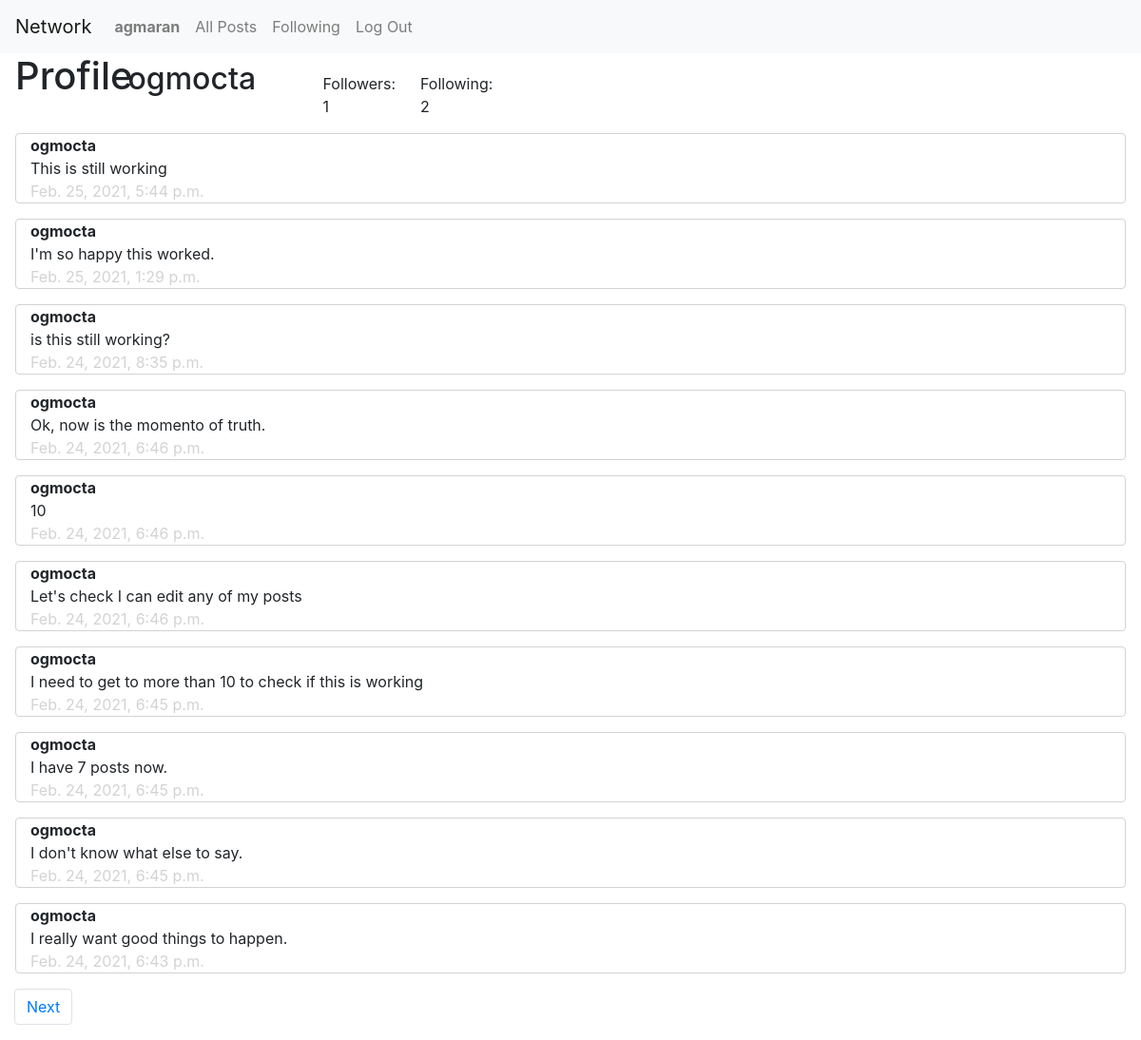
Page /1/ogmocta/profile (signed in) on the committed database.
### network/models.py (models this page shows, shortened)
class User(AbstractUser):
    pass

class Post(models.Model):
    poster = models.ForeignKey(
        User, on_delete=models.CASCADE, related_name="my_posts")
    content = models.TextField()
    timestamp = models.DateTimeField(auto_now_add=True)
    likes = models.ManyToManyField(
        User, related_name="liked_posts")

### network/views.py (the view)
# urls.py: path("<int:page_num>/<str:username>/profile", views.profile, name="profile"),
def profile(request, username, page_num):
    user = User.objects.get(username=username)
    followers = Follow.objects.filter(following=user)
    following = Follow.objects.filter(follower=user)
    button = "your_profile"
    if (request.user.is_authenticated):
        if (Follow.objects.filter(follower=request.user, following=user).count() == 1):
            button = "unfollow"
        elif request.user != user:
            button = "follow"
    else:
        button = "follow"
    posts = user.my_posts.all()
    posts = posts.order_by("-timestamp").all()
    post_paginator = Paginator(posts, 10)
    page = post_paginator.get_page(page_num)
    return render(request, "network/profile.html", {
        "user_profile": user,
        "followers": len(followers),
        "following": len(following),
        "page": page,
        "button": button
    })

### network/templates/network/profile.html (shortened to what this page needs)
{% extends "network/layout.html" %}
{% load static %}
{% block body %}
<div id="follow" class="row bottom">
    <h1 class="ml-3 mb-1 col-1">Profile</h1>
    <h2 class="ml-3 col-2">{{user_profile.username}}</h2>
    <div class="col-1" id="followers" data-followers={{followers}}>Followers: {{followers}}</div>
    <div class="col-1">Following: {{following}}</div>
</div>
<div id="my-posts">
    {% for post in page.object_list %}
    <div data-post={{post.id}} class="container col-12 post">
        <div class="username">{{post.poster}}</div>
        <div id="post{{post.id}}">{{post.content}}</div>
        <div class="timestamp">{{post.timestamp}}</div>
    </div>
    {% endfor %}
</div>
<nav aria-label="Page navigation example" class="col-12">
    <ul class="pagination">
        {% if page.has_next %}
        <li class="page-item pointer"><a class="page-link"
                href="{% url 'profile' page.next_page_number user_profile.username %}">Next</a></li>
        {% endif %}
    </ul>
</nav>
{% endblock %}

### network/templates/network/layout.html (shortened to what this page needs)
{% load static %}
<!DOCTYPE html>
<html lang="en">
<head>
    <link rel="stylesheet" href="https://stackpath.bootstrapcdn.com/bootstrap/4.4.1/css/bootstrap.min.css"
>
    <link rel="stylesheet" href="https://cdn.jsdelivr.net/npm/bootstrap-icons@1.4.0/font/bootstrap-icons.css">
    <link href="{% static 'network/styles.css' %}" rel="stylesheet">
</head>
<body>
    <nav class="navbar navbar-expand-lg navbar-light bg-light">
        <a class="navbar-brand" href="#">Network</a>
        <div>
            <ul class="navbar-nav mr-auto">
                {% if user.is_authenticated %}
                <li class="nav-item"><a class="nav-link" href="{% url 'profile' 1 user.username %}"><strong>{{ user.username }}</strong></a>
                </li>
                {% endif %}
                <li class="nav-item">
                    <a class="nav-link" href="{% url 'index' %}">All Posts</a>
                </li>
                {% if user.is_authenticated %}
                <li class="nav-item">
                    <a class="nav-link" href="{% url 'following' 1 %}">Following</a>
                </li>
                <li class="nav-item">
                    <a class="nav-link" href="{% url 'logout' %}">Log Out</a>
                </li>
                {% endif %}
            </ul>
        </div>
    </nav>
    <div class="body">
        {% block body %}
        {% endblock %}
    </div>
</body>
</html>

### network/static/network/styles.css (style rules this page uses)
.container { border: 0.1rem; border-color: lightgray; border-style: solid; margin: 1rem; width: auto; border-radius: 4px; }
.timestamp { color: lightgray; }
.username { font-weight: bold; }
.bottom { align-items: baseline; }
.pointer { cursor: pointer; }

### rows in the picture
User: username "agmaran"
User: username "ogmocta"
Post: poster "ogmocta", content "This is still working", timestamp "Feb. 25, 2021, 5:44 p.m."
Post: poster "ogmocta", content "I'm so happy this worked.", timestamp "Feb. 25, 2021, 1:29 p.m."
Post: poster "ogmocta", content "is this still working?", timestamp "Feb. 24, 2021, 8:35 p.m."
Post: poster "ogmocta", content "Ok, now is the momento of truth.", timestamp "Feb. 24, 2021, 6:46 p.m."
Post: poster "ogmocta", content "10", timestamp "Feb. 24, 2021, 6:46 p.m."
Post: poster "ogmocta", content "Let's check I can edit any of my posts", timestamp "Feb. 24, 2021, 6:46 p.m."
Post: poster "ogmocta", content "I need to get to more than 10 to check if this is working", timestamp "Feb. 24, 2021, 6:45 p.m."
Post: poster "ogmocta", content "I have 7 posts now.", timestamp "Feb. 24, 2021, 6:45 p.m."
Post: poster "ogmocta", content "I don't know what else to say.", timestamp "Feb. 24, 2021, 6:45 p.m."
Post: poster "ogmocta", content "I really want good things to happen.", timestamp "Feb. 24, 2021, 6:43 p.m."

### other values in the picture
{{ followers }} "1"
{{ following }} "2"
